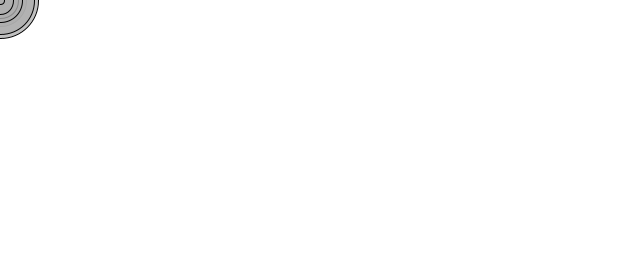
Frame 1 (no input)
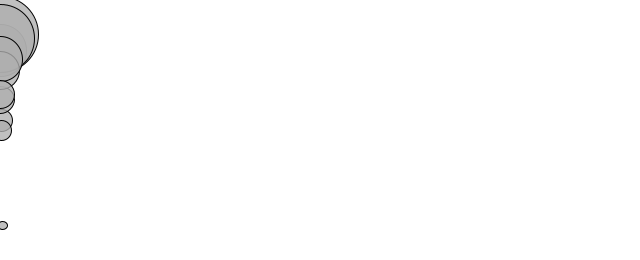
Frame 60 (the mouse pressed at the canvas centre just before this capture)
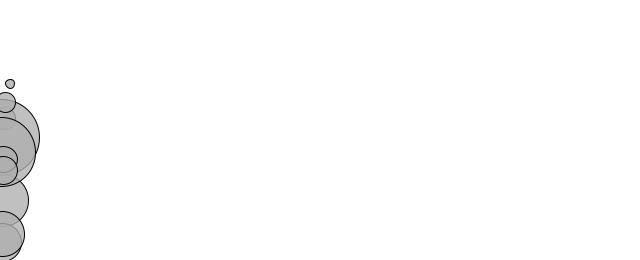
Frame 120 (the mouse held since frame 60 and released just before this capture)

The Processing sketch that drew these frames (run headless with seeded random() and noise(); from frame 60 on, the mouse is pressed at the canvas centre):

// Processing sketch: ejemplo2_4
// ── ejemplo2_4.pde
/* //<>//
 Ejemplo 2.4
 Resistencia del Aire y Fluidos
 
 La Naturaleza del Código
 traducido por Sergio Majluf, Nicolás Troncoso
 y estudiantes de Diseño UDD
 http://github.com/disenoudd/the-Nature-of-Code
 */

Caminante[] caminantes = new Caminante[10];


void setup() {
  size(640, 260);
  for (int i=0; i< caminantes.length; i++) {
    caminantes[i] = new Caminante(random(0.1, 5), 0, 0);
  }

  background(255);
}

void draw() {
  background(255);
  
  PVector viento = new PVector(0.001, 0);
  
  // Podríamos escalar por masa para ser más precisos (dentro de for loop)
  PVector gravedad = new PVector(0, 0.1);

  for (int i=0; i< caminantes.length; i++) {
    //float m = caminantes[i].masa * 0.075;
    //PVector gravedad = new PVector(0,m);

    float c = 0.01;
    PVector friccion = caminantes[i].velocidad.get();
    friccion.mult(-1);
    friccion.normalize();
    friccion.mult(c);
    
    caminantes[i].aplicarFuerza(friccion);
    caminantes[i].aplicarFuerza(viento);
    caminantes[i].aplicarFuerza(gravedad);

    caminantes[i].actualizar();
    caminantes[i].mostrar();
    caminantes[i].revisarBordes();
  }
}
// ── Caminante.pde
class Caminante {

  PVector posicion;
  PVector velocidad;
  PVector aceleracion;
  float masa;


  Caminante(float m, float x, float y) {
    masa = m;
    posicion = new PVector(x, y);
    velocidad = new PVector(0, 0);
    aceleracion = new PVector(0, 0);
  }



  void aplicarFuerza(PVector fuerza) {
    //PVector f = fuerza.get();
    //f.div(masa);
    PVector f = PVector.div(fuerza, masa);
    aceleracion.add(f);
  }

  void actualizar() {
    velocidad.add(aceleracion);
    posicion.add(velocidad);
    aceleracion.mult(0);
  }

  void mostrar() {
    stroke(0);
    fill(175, 200);
    ellipse(posicion.x, posicion.y, masa*16, masa*16);
  }

  void revisarBordes() {
    if (posicion.x > width) {
      posicion.x = width;
      velocidad.x *= -1;
    } else if (posicion.x < 0) {
      velocidad.x *= -1;
      posicion.x = 0;
    }

    if (posicion.y > height) {
      velocidad.y *= -1;
      posicion.y = height;
    }
  }
}
// ── Movedor.pde
class Movedor {

  PVector posicion;
  PVector velocidad;
  PVector aceleracion;
  float masa;


  Movedor(float m, float x, float y) {
    masa = m;
    posicion = new PVector(x, y);
    velocidad = new PVector(0, 0);
    aceleracion = new PVector(0, 0);
  }



  void aplicarFuerza(PVector fuerza) {
    //PVector f = fuerza.get();
    //f.div(masa);
    PVector f = PVector.div(fuerza, masa);
    aceleracion.add(f);
  }

  void actualizar() {
    velocidad.add(aceleracion);
    posicion.add(velocidad);
    aceleracion.mult(0);
  }

  void mostrar() {
    stroke(0);
    fill(175, 200);
    ellipse(posicion.x, posicion.y, masa*16, masa*16);
  }

  void revisarBordes() {
    if (posicion.x > width) {
      posicion.x = width;
      velocidad.x *= -1;
    } else if (posicion.x < 0) {
      velocidad.x *= -1;
      posicion.x = 0;
    }

    if (posicion.y > height) {
      velocidad.y *= -1;
      posicion.y = height;
    }
  }
}
